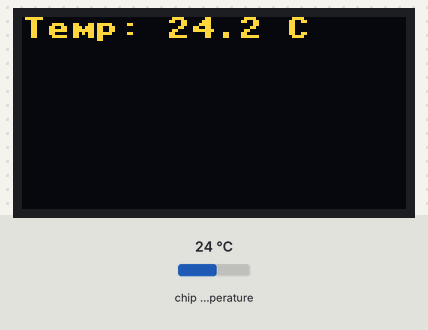
Recording of a program running on a simulated Raspberry Pi Pico running MicroPython. On the bench: 128×64 one-colour display. The test bench sets the inputs (shaded band); at power-on: chip temperature 24 °C. The OLED is the two-colour kind (top 16 rows yellow).

Above: at 1.2 s.
1.3 s: chip temperature set to 1 °C
At 2.1 s:
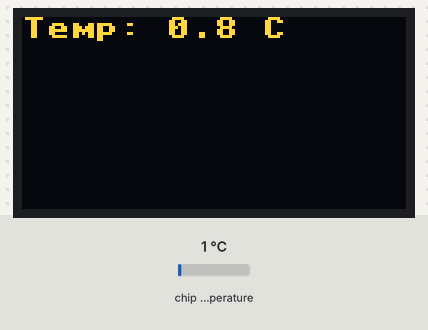
2.8 s: chip temperature set to 11 °C
At 3.5 s:
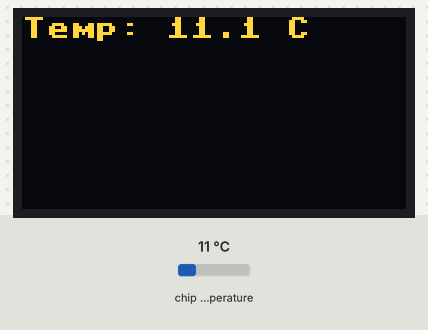
4.3 s: chip temperature set to 22 °C
At 4.8 s:
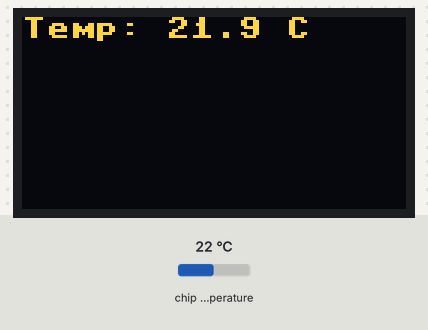
Timing chart, 0 to 7.3 s (numbered marks = the images above; inputs shaded):
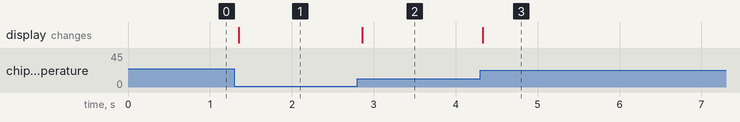

Measured:
- after the input at 1.3 s, the display: changes after 0.05 s (image 1)
- after the input at 2.8 s, the display: changes after 0.06 s (image 2)
- after the input at 4.3 s, the display: changes at once (image 3)

The program:

Temperatura.py
```python
import machine
import utime
from ssd1306 import SSD1306_I2C

# Configurar el bus I2C
i2c = machine.I2C(0, scl=machine.Pin(9), sda=machine.Pin(8))

# Configurar el OLED Display
oled_width = 128
oled_height = 64
oled = SSD1306_I2C(oled_width, oled_height, i2c)

# Función para leer la temperatura de la Raspberry Pi Pico
def get_temperature():
    temp_sensor = machine.ADC(4)
    conversion_factor = 3.3 / (65535)
    reading = temp_sensor.read_u16() * conversion_factor
    temperature = 27 - (reading - 0.706) / 0.001721
    return temperature

# Mostrar la temperatura en la pantalla OLED
while True:
    oled.fill(0)
    oled.text("Temp: {:.1f} C".format(get_temperature()), 0, 0)
    oled.show()
    utime.sleep(0.01)
```
